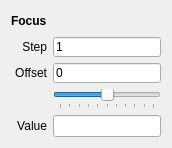
<?xml version="1.0" encoding="UTF-8"?>
<ui version="4.0">
 <class>Form</class>
 <widget class="QWidget" name="Form">
  <property name="geometry">
   <rect>
    <x>0</x>
    <y>0</y>
    <width>139</width>
    <height>140</height>
   </rect>
  </property>
  <property name="sizePolicy">
   <sizepolicy hsizetype="MinimumExpanding" vsizetype="MinimumExpanding">
    <horstretch>0</horstretch>
    <verstretch>0</verstretch>
   </sizepolicy>
  </property>
  <property name="maximumSize">
   <size>
    <width>16777215</width>
    <height>16777215</height>
   </size>
  </property>
  <property name="windowTitle">
   <string>Form</string>
  </property>
  <layout class="QGridLayout" name="gridLayout">
   <item row="0" column="1">
    <widget class="QLabel" name="labelFocus">
     <property name="minimumSize">
      <size>
       <width>0</width>
       <height>20</height>
      </size>
     </property>
     <property name="font">
      <font>
       <weight>75</weight>
       <bold>true</bold>
      </font>
     </property>
     <property name="text">
      <string>Focus</string>
     </property>
    </widget>
   </item>
   <item row="1" column="2">
    <widget class="QLineEdit" name="lineEdit_step">
     <property name="sizePolicy">
      <sizepolicy hsizetype="Minimum" vsizetype="Fixed">
       <horstretch>0</horstretch>
       <verstretch>0</verstretch>
      </sizepolicy>
     </property>
     <property name="minimumSize">
      <size>
       <width>0</width>
       <height>20</height>
      </size>
     </property>
     <property name="text">
      <string>1</string>
     </property>
    </widget>
   </item>
   <item row="5" column="1">
    <widget class="QLabel" name="label">
     <property name="text">
      <string>Value</string>
     </property>
     <property name="alignment">
      <set>Qt::AlignRight|Qt::AlignTrailing|Qt::AlignVCenter</set>
     </property>
    </widget>
   </item>
   <item row="1" column="1">
    <widget class="QLabel" name="label_7">
     <property name="minimumSize">
      <size>
       <width>0</width>
       <height>20</height>
      </size>
     </property>
     <property name="text">
      <string>Step</string>
     </property>
     <property name="alignment">
      <set>Qt::AlignRight|Qt::AlignTrailing|Qt::AlignVCenter</set>
     </property>
    </widget>
   </item>
   <item row="2" column="1">
    <widget class="QLabel" name="label_8">
     <property name="minimumSize">
      <size>
       <width>0</width>
       <height>20</height>
      </size>
     </property>
     <property name="text">
      <string>Offset</string>
     </property>
     <property name="alignment">
      <set>Qt::AlignRight|Qt::AlignTrailing|Qt::AlignVCenter</set>
     </property>
    </widget>
   </item>
   <item row="2" column="2">
    <widget class="QLineEdit" name="lineEdit_offset">
     <property name="sizePolicy">
      <sizepolicy hsizetype="Minimum" vsizetype="Fixed">
       <horstretch>0</horstretch>
       <verstretch>0</verstretch>
      </sizepolicy>
     </property>
     <property name="minimumSize">
      <size>
       <width>0</width>
       <height>20</height>
      </size>
     </property>
     <property name="text">
      <string>0</string>
     </property>
    </widget>
   </item>
   <item row="5" column="2">
    <widget class="QLineEdit" name="lineEdit_value"/>
   </item>
   <item row="3" column="2">
    <widget class="QSlider" name="slider">
     <property name="minimumSize">
      <size>
       <width>0</width>
       <height>20</height>
      </size>
     </property>
     <property name="minimum">
      <number>-50</number>
     </property>
     <property name="maximum">
      <number>50</number>
     </property>
     <property name="pageStep">
      <number>1</number>
     </property>
     <property name="orientation">
      <enum>Qt::Horizontal</enum>
     </property>
     <property name="invertedAppearance">
      <bool>false</bool>
     </property>
     <property name="invertedControls">
      <bool>false</bool>
     </property>
     <property name="tickPosition">
      <enum>QSlider::TicksBelow</enum>
     </property>
     <property name="tickInterval">
      <number>10</number>
     </property>
    </widget>
   </item>
  </layout>
 </widget>
 <resources/>
 <connections/>
</ui>
